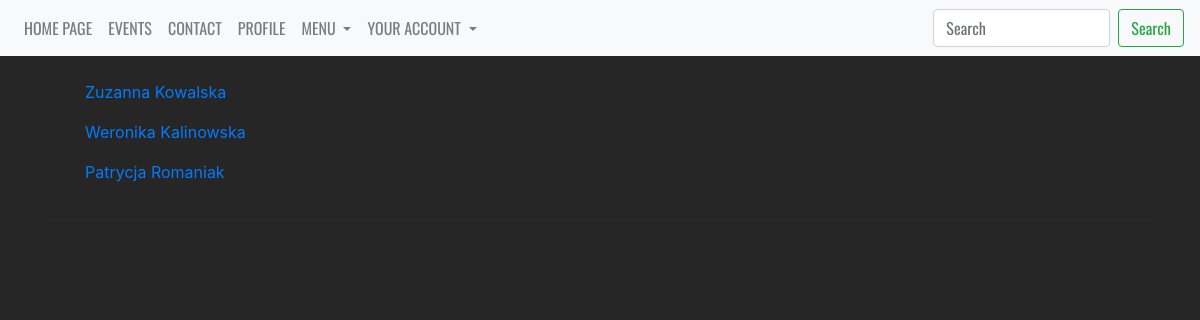
Page /students/ (signed in) on the earlier database version.
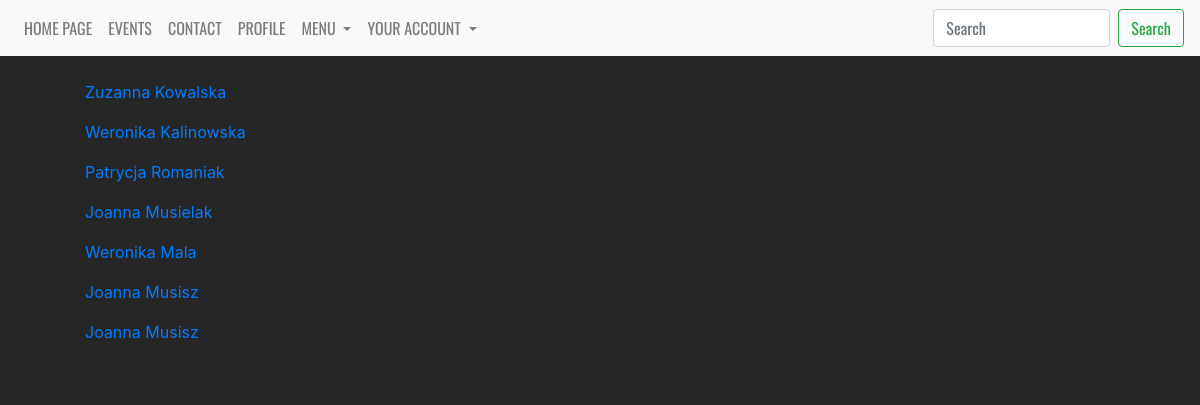
Same page on the later database version.
### models.py (models this page shows, shortened)
class Student(db.Model):
    __tablename__ = 'student'
    __searchable__ = ['name', 'surname']
    id = Column(Integer, autoincrement=True, primary_key=True)
    index = Column(Integer, unique=True)
    name = Column(String(25), default='')
    surname = Column(String(25), default='')
    faculty_id = db.Column(db.Integer, db.ForeignKey('faculty.id'), nullable=False)
    major_id = db.Column(db.Integer, db.ForeignKey('major.id'), nullable=False)
    year_id = db.Column(db.Integer, db.ForeignKey('year.id'), nullable=False)
    group_id = db.Column(db.Integer, db.ForeignKey('group.id'), nullable=False)
    user = db.relationship('User', backref='student')

### students.py (the view)
@app.route('/students/', methods=['GET'])
@login_required
def students():
    students = Student.query.all()
    return render_template('faculty/students/students.html', students=students)

### user.py (called while the page is built)
@lm.user_loader
def load_user(user_id):
    return User.query.filter(User.id == user_id).first()

@app.before_request
def before_request():
    if current_user.is_authenticated:
        current_user.last_seen = datetime.utcnow()
        db.session.commit()

### templates/faculty/students/students.html
{% extends "_base.html" %}
{% block content %}
    <table>
        <tr valign="top">
        <br>
            {% for student in students %}
                <ol>
                    <a href="/students/{{ student.id }}">{{ student.name }} {{ student.surname }}</a>
                </ol>
            {% endfor %}
        </tr>
    </table>
    <hr>
{% endblock %}

### templates/_base.html (shortened to what this page needs)
<!doctype html>
<html lang=en>
<head>
  <link rel="stylesheet" href="https://maxcdn.bootstrapcdn.com/bootstrap/4.0.0/css/bootstrap.min.css"
>
  <link rel="stylesheet" href="https://cdnjs.cloudflare.com/ajax/libs/font-awesome/4.7.0/css/font-awesome.min.css">
  <link rel="stylesheet" href="{{ url_for('static', filename='css/base.css') }}">
</head>
<body>
<div class="container-fluid">
<nav class="navbar navbar-expand-lg navbar-light bg-light fixed-top">
  <div class="collapse navbar-collapse" id="navbarSupportedContent">
    <ul class="navbar-nav mr-auto">
      <li class="nav-item">
        <a class="nav-link" href="{{ url_for('home_page') }}"><p class="menu">HOME PAGE</p></a>
      </li>
      <li class="nav-item">
        <a class="navigation nav-link" href="#events"><p class="menu">EVENTS</p></a>
      </li>
      <li class="nav-item">
        <a class="navigation nav-link" href="#contact"><p class="menu">CONTACT</p></a>
      </li>
      {% if current_user.is_authenticated and current_user.admin == False %}
      {% set id = current_user.id - 1 %}
      <li class="nav-item">
        <a class="nav-link" href="/students/{{id}}"><p class="menu">PROFILE</p></a>
      </li>
      {% endif %}
        {% if current_user.is_authenticated %}
            <li class="nav-item dropdown">
        <a class="nav-link dropdown-toggle" href="#" id="navbarDropdownMenu" role="button" data-toggle="dropdown" aria-haspopup="true" aria-expanded="false">
          MENU
        </a>
      </li>
      {% endif %}
    <li class="nav-item dropdown">
        <a class="nav-link dropdown-toggle" href="#" id="navbarDropdownYourAccount" role="button" data-toggle="dropdown" aria-haspopup="true" aria-expanded="false">
          YOUR ACCOUNT
        </a>
    </ul>
  <div class="search">
    <form class="form-inline my-2 my-lg-0">
      <input class="form-control mr-sm-2" type="search" placeholder="Search" aria-label="Search">
      <button class="btn btn-outline-success my-2 my-sm-0" type="submit">Search</button>
    </form>
      </div>
  </div>
</nav>
  <div class="container">
    <div class="row">
      <div class="col-12">
      </div>
    </div>
    {% block content %}{% endblock %}
  </div>
</div>
</body>
</html>

### static/css/base.css (style rules this page uses)
body { background-color: #262626; padding-top: 55px; }
.container-fluid { padding: 0px; }
.navbar { display: inline-block; float: none; vertical-align: top; text-align: center; }
.nav-item { font-family: 'Oswald', sans-serif; color: #ffffff; }
.search { font-family: 'Oswald', sans-serif; }
.menu { margin: 0px; }

Differences in the rows shown:
added Student: name "Joanna", surname "Musielak"
added Student: name "Weronika", surname "Mala"
added Student: name "Joanna", surname "Musisz"
added Student: name "Joanna", surname "Musisz"
